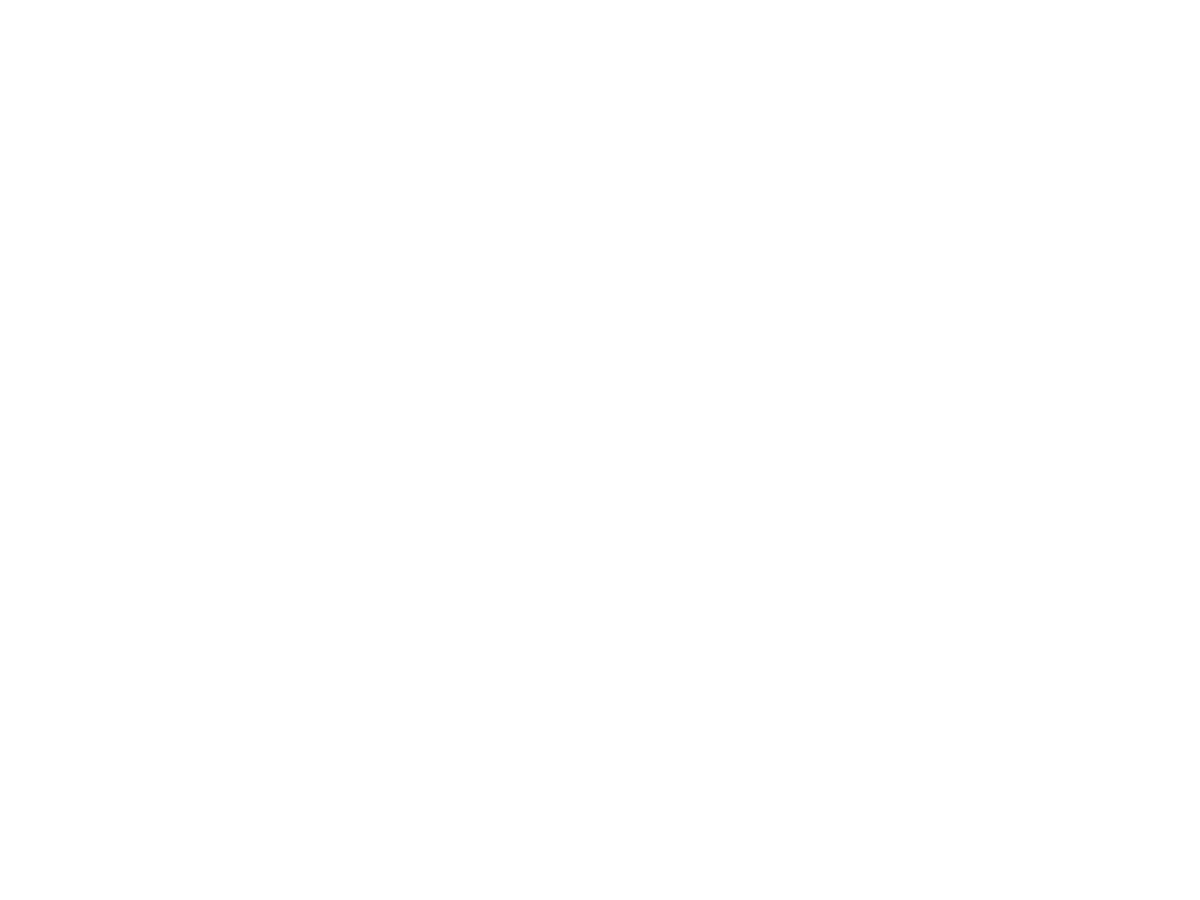
Frame 1 (no input)
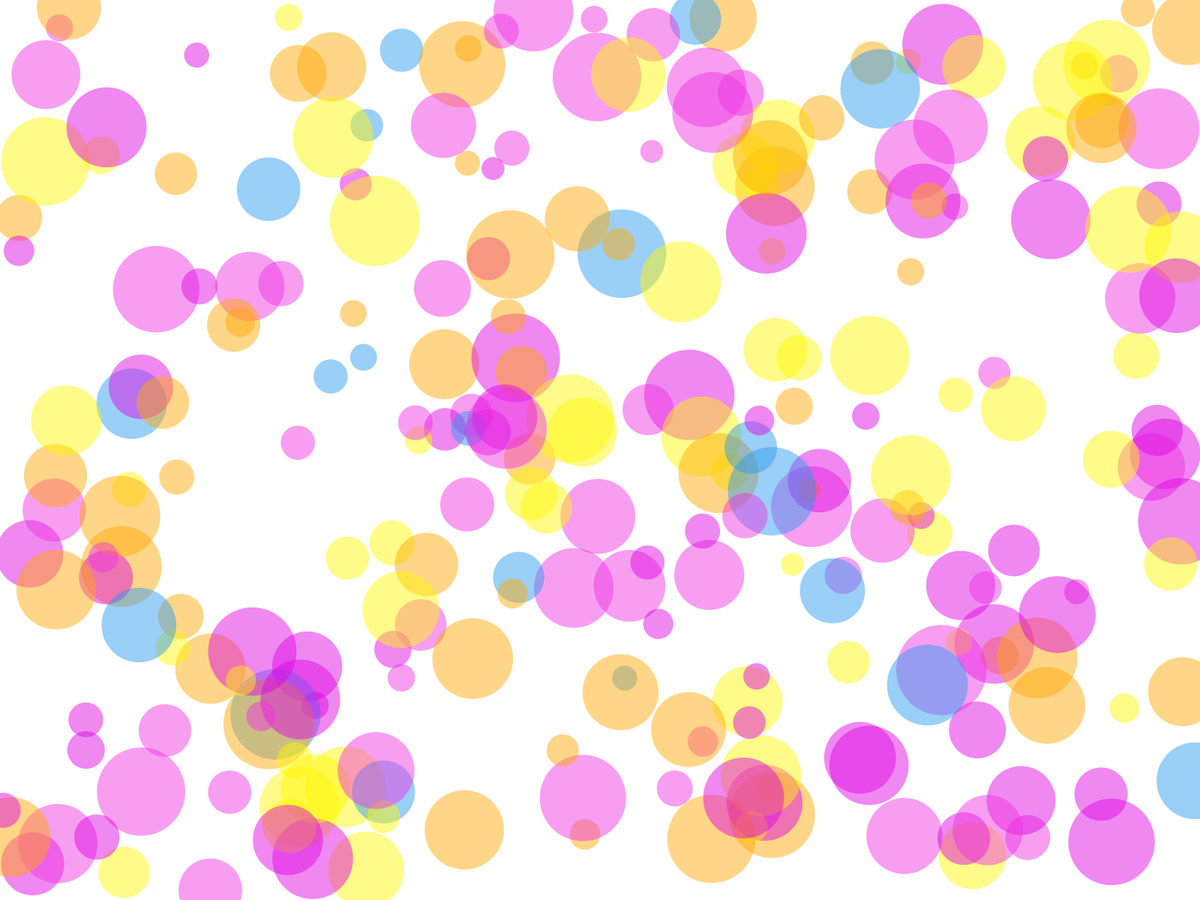
Frame 60 (the mouse pressed at the canvas centre just before this capture)
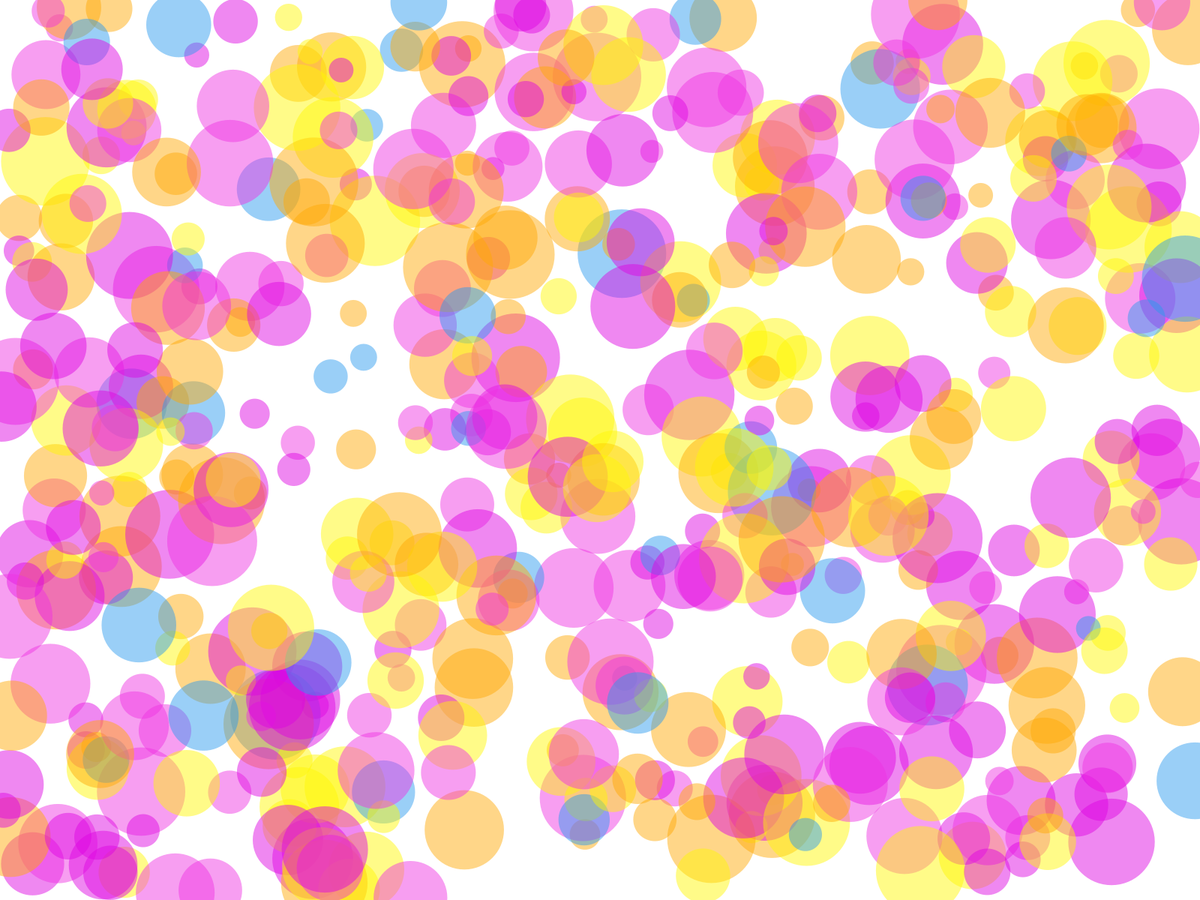
Frame 120 (the mouse held since frame 60 and released just before this capture)

The Processing sketch that drew these frames (run headless with seeded random() and noise(); from frame 60 on, the mouse is pressed at the canvas centre):

// Processing sketch: Anna_s_Generator
// ── Anna_s_Generator.pde

float s;
float x = random(1,6);

int r1 = 41;
int g1 = 153;
int b1 = 237;

int r2 = 237;
int g2 = 48;
int b2 = 225;

int r3 = 255;
int g3 = 247;
int b3 = 3;

int r4 = 255;
int g4 = 167;
int b4 = 3;

int r5 = 221;
int g5 = 3;
int b5 = 225;

void setup(){
  fullScreen();
  background(255);
  frameRate(10);
}

void draw(){
  x = random(0,6);
  
  if (x<2){
    fill(r1,g1,b1,120);
    ellipse(random(width),random(height),s,s);
    println("1");
  }
  
  if (x<3 || x>2){
    fill(r2,g2,b2,120);
    ellipse(random(width),random(height),s,s);
    println("2");
  }
  
  if (x<4 || x>3){
    fill(r3,g3,b3,120);
    ellipse(random(width),random(height),s,s);
    println("3");
  }
  
  if (x<5 || x>4){
    fill(r4,g4,b4,120);
    ellipse(random(width),random(height),s,s);
    println("4");
  }
  
  if (x<6 || x>5){
    fill(r5,g5,b5,120);
    ellipse(random(width),random(height),s,s);
    println("5");
  }
  
  s = random(30,121);
  noStroke();
}

void mousePressed(){
  background(255);
}
